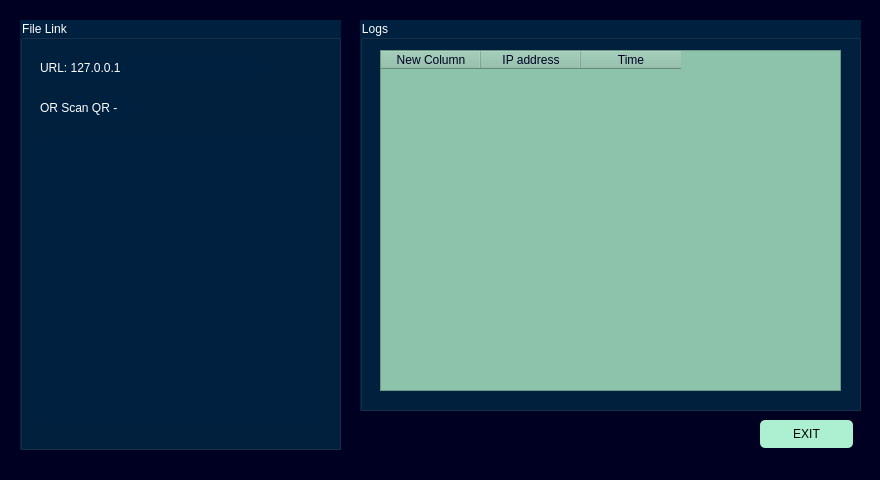
<?xml version="1.0" encoding="UTF-8"?>
<ui version="4.0">
 <class>hostUtilityWindow</class>
 <widget class="QMainWindow" name="hostUtilityWindow">
  <property name="geometry">
   <rect>
    <x>0</x>
    <y>0</y>
    <width>880</width>
    <height>480</height>
   </rect>
  </property>
  <property name="maximumSize">
   <size>
    <width>880</width>
    <height>480</height>
   </size>
  </property>
  <property name="windowTitle">
   <string>Hosting Utility</string>
  </property>
  <property name="windowIcon">
   <iconset>
    <normaloff>icons/logo.png</normaloff>icons/logo.png</iconset>
  </property>
  <property name="styleSheet">
   <string notr="true">background-color: rgb(0, 0, 34);
</string>
  </property>
  <widget class="QWidget" name="centralwidget">
   <widget class="QGroupBox" name="linksBox">
    <property name="geometry">
     <rect>
      <x>20</x>
      <y>20</y>
      <width>321</width>
      <height>430</height>
     </rect>
    </property>
    <property name="styleSheet">
     <string notr="true">background-color: rgb(0, 32, 63);
font: 9pt &quot;MS Shell Dlg 2&quot;;
color: rgb(255, 255, 255);</string>
    </property>
    <property name="title">
     <string>File Link</string>
    </property>
    <widget class="QLabel" name="urlLabel">
     <property name="geometry">
      <rect>
       <x>20</x>
       <y>40</y>
       <width>221</width>
       <height>16</height>
      </rect>
     </property>
     <property name="text">
      <string>URL: 127.0.0.1</string>
     </property>
    </widget>
    <widget class="QLabel" name="scanLabel">
     <property name="geometry">
      <rect>
       <x>20</x>
       <y>80</y>
       <width>91</width>
       <height>16</height>
      </rect>
     </property>
     <property name="text">
      <string>OR Scan QR -</string>
     </property>
    </widget>
    <widget class="QLabel" name="QRImage">
     <property name="geometry">
      <rect>
       <x>20</x>
       <y>120</y>
       <width>280</width>
       <height>280</height>
      </rect>
     </property>
     <property name="text">
      <string/>
     </property>
     <property name="pixmap">
      <pixmap>icons/qr.png</pixmap>
     </property>
     <property name="scaledContents">
      <bool>true</bool>
     </property>
    </widget>
   </widget>
   <widget class="QGroupBox" name="logsBox">
    <property name="geometry">
     <rect>
      <x>360</x>
      <y>20</y>
      <width>501</width>
      <height>391</height>
     </rect>
    </property>
    <property name="styleSheet">
     <string notr="true">background-color: rgb(0, 32, 63);
font: 9pt &quot;MS Shell Dlg 2&quot;;
color: rgb(255, 255, 255);</string>
    </property>
    <property name="title">
     <string>Logs</string>
    </property>
    <widget class="QTableWidget" name="logsTable">
     <property name="geometry">
      <rect>
       <x>20</x>
       <y>30</y>
       <width>461</width>
       <height>341</height>
      </rect>
     </property>
     <property name="styleSheet">
      <string notr="true">background-color: rgb(141, 195, 170);
color: rgb(0, 0, 34);</string>
     </property>
     <column>
      <property name="text">
       <string>New Column</string>
      </property>
     </column>
     <column>
      <property name="text">
       <string>IP address</string>
      </property>
     </column>
     <column>
      <property name="text">
       <string>Time</string>
      </property>
     </column>
    </widget>
   </widget>
   <widget class="QPushButton" name="exitButton">
    <property name="geometry">
     <rect>
      <x>760</x>
      <y>420</y>
      <width>93</width>
      <height>28</height>
     </rect>
    </property>
    <property name="styleSheet">
     <string notr="true">QPushButton{
	font: 75 9pt &quot;MS Shell Dlg 2&quot;;
	color: rgb(0, 0, 0);
	background-color: rgb(173, 240, 209);
	border-radius: 5px
}
QPushButton:hover{
	background-color: rgb(138, 237, 246);
}</string>
    </property>
    <property name="text">
     <string>EXIT</string>
    </property>
   </widget>
  </widget>
  <widget class="QStatusBar" name="statusbar"/>
 </widget>
 <resources/>
 <connections/>
</ui>
